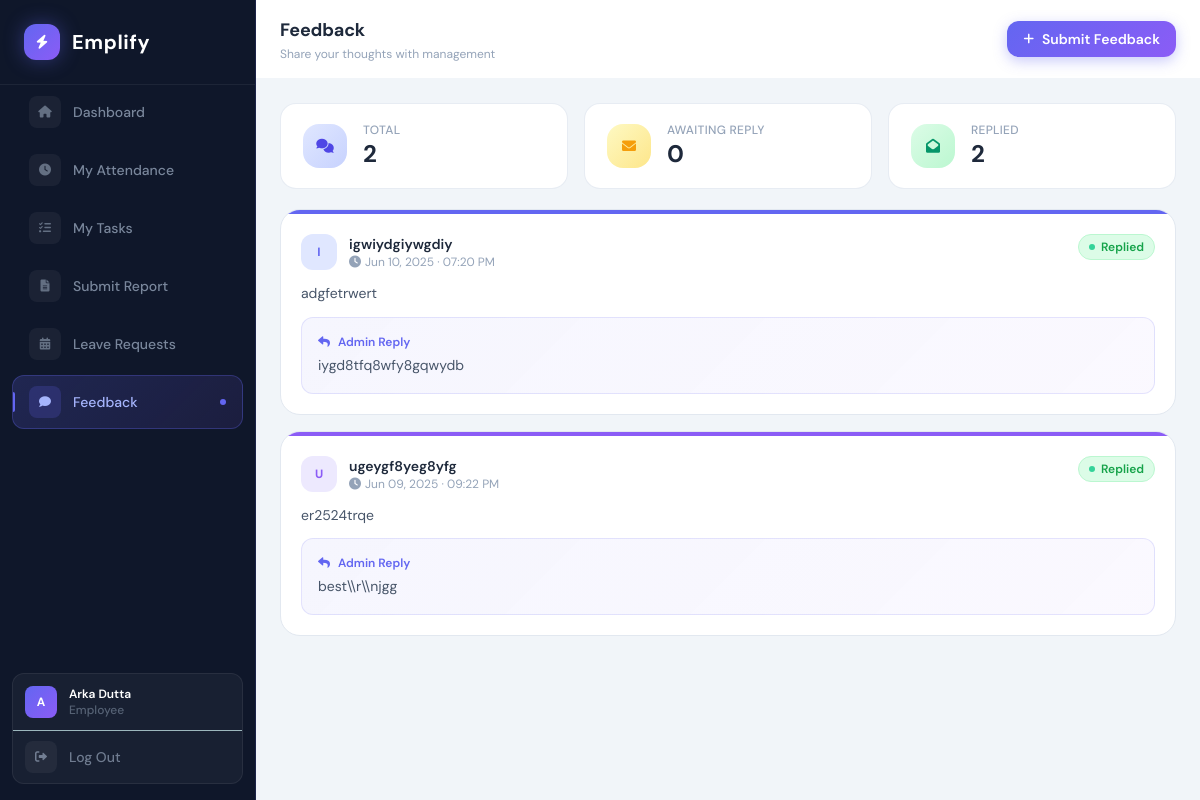
/employee/feedback.php (signed in), run on the app's committed database.
### tables this page shows
CREATE TABLE `feedback` (
  `feedback_id` int(11) NOT NULL,
  `emp_id` int(11) NOT NULL,
  `subject` varchar(255) NOT NULL,
  `message` text NOT NULL,
  `submitted_on` datetime DEFAULT current_timestamp(),
  `status` enum('unread','read') DEFAULT 'unread',
  `admin_comment` text DEFAULT NULL
);

### employee/feedback.php (the view, shortened to what this page needs)
<?php
require_once '../config/db.php';
$emp_id = $_SESSION['emp_id'];
$stmt = $conn->prepare("SELECT * FROM feedback WHERE emp_id = ? ORDER BY submitted_on DESC");
$stmt->bind_param('i', $emp_id);
$stmt->execute();
$feedbacks = $stmt->get_result()->fetch_all(MYSQLI_ASSOC);
$total  = count($feedbacks);
$unread = count(array_filter($feedbacks, fn($f) => $f['status'] === 'unread'));
$read   = $total - $unread;
?>
<!DOCTYPE html>
<html lang="en">
<head>
    <script src="https://cdn.tailwindcss.com"></script>
    <link rel="stylesheet" href="https://cdnjs.cloudflare.com/ajax/libs/font-awesome/6.0.0/css/all.min.css">
</head>
<body>
<?php include 'employee_sidebar.php'; ?>
<div class="main-area">
    <div class="flex items-center justify-between px-6 py-4 bg-white" style="border-bottom:1px solid #f1f5f9; min-height:64px;">
        <div>
            <h1 class="text-lg font-bold text-slate-800" style="letter-spacing:-0.2px;">Feedback</h1>
            <p class="text-xs text-slate-400 mt-0.5">Share your thoughts with management</p>
        </div>
        <button onclick="openModal('feedbackModal')"
                class="inline-flex items-center gap-2 text-sm font-semibold px-4 py-2 rounded-xl text-white transition-all"
                style="background:linear-gradient(135deg,#6366f1,#8b5cf6);box-shadow:0 4px 14px rgba(99,102,241,.35);"
                onmouseover="this.style.boxShadow='0 6px 20px rgba(99,102,241,.5)'"
                onmouseout="this.style.boxShadow='0 4px 14px rgba(99,102,241,.35)'">
            <i class="fas fa-plus text-xs"></i> Submit Feedback
        </button>
    </div>
    <div class="flex-1 overflow-y-auto p-6 space-y-5">
        <div class="grid grid-cols-1 sm:grid-cols-3 gap-4">
            <div class="stat-card flex items-center gap-4">
                <div class="w-11 h-11 rounded-2xl flex items-center justify-center flex-shrink-0" style="background:linear-gradient(135deg,#e0e7ff,#c7d2fe);">
                    <i class="fas fa-comments text-indigo-600 text-sm"></i>
                </div>
                <div><p class="text-xs font-medium text-slate-400 uppercase tracking-wide">Total</p><p class="text-2xl font-bold text-slate-800"><?php echo $total; ?></p></div>
            </div>
            <div class="stat-card flex items-center gap-4">
                <div class="w-11 h-11 rounded-2xl flex items-center justify-center flex-shrink-0" style="background:linear-gradient(135deg,#fef9c3,#fde68a);">
                    <i class="fas fa-envelope text-amber-500 text-sm"></i>
                </div>
                <div><p class="text-xs font-medium text-slate-400 uppercase tracking-wide">Awaiting Reply</p><p class="text-2xl font-bold text-slate-800"><?php echo $unread; ?></p></div>
            </div>
            <div class="stat-card flex items-center gap-4">
                <div class="w-11 h-11 rounded-2xl flex items-center justify-center flex-shrink-0" style="background:linear-gradient(135deg,#dcfce7,#bbf7d0);">
                    <i class="fas fa-envelope-open text-emerald-600 text-sm"></i>
                </div>
                <div><p class="text-xs font-medium text-slate-400 uppercase tracking-wide">Replied</p><p class="text-2xl font-bold text-slate-800"><?php echo $read; ?></p></div>
            </div>
        </div>
        <?php if (empty($feedbacks)): ?>
        <div class="flex flex-col items-center justify-center py-24">
            <div class="w-16 h-16 rounded-2xl flex items-center justify-center mb-4" style="background:#f1f5f9;">
                <i class="fas fa-comment-slash text-slate-300 text-2xl"></i>
            </div>
            <p class="text-slate-400 font-medium">No feedback submitted yet</p>
            <p class="text-slate-300 text-sm mt-1">Click "Submit Feedback" to share your thoughts</p>
        </div>
        <?php else: ?>
        <?php
        $accent_colors = [
            ['bg'=>'#e0e7ff','color'=>'#6366f1'],
            ['bg'=>'#ede9fe','color'=>'#8b5cf6'],
            ['bg'=>'#fce7f3','color'=>'#ec4899'],
            ['bg'=>'#fef9c3','color'=>'#d97706'],
            ['bg'=>'#dcfce7','color'=>'#10b981'],
            ['bg'=>'#dbeafe','color'=>'#3b82f6'],
        ];
        ?>
        <div class="space-y-4">
            <?php foreach ($feedbacks as $i => $fb):
                $ac     = $accent_colors[$i % count($accent_colors)];
                $hasReply = !empty($fb['admin_comment']);
            ?>
            <div class="feedback-card">
                <div class="h-1 w-full" style="background:<?php echo $hasReply ? $ac['color'] : '#f59e0b'; ?>;"></div>
                <div class="p-5 space-y-3">
                    <div class="flex items-start justify-between gap-3 flex-wrap">
                        <div class="flex items-center gap-3">
                            <div class="w-9 h-9 rounded-xl flex items-center justify-center flex-shrink-0 text-xs font-bold"
                                 style="background:<?php echo $ac['bg']; ?>;color:<?php echo $ac['color']; ?>;">
                                <?php echo strtoupper(substr($fb['subject'], 0, 1)); ?>
                            </div>
                            <div>
                                <p class="font-semibold text-slate-800 text-sm"><?php echo htmlspecialchars($fb['subject']); ?></p>
                                <p class="text-xs text-slate-400"><i class="fas fa-clock mr-1"></i><?php echo date('M d, Y · h:i A', strtotime($fb['submitted_on'])); ?></p>
                            </div>
                        </div>
                        <?php if ($hasReply): ?>
                        <span class="inline-flex items-center gap-1.5 text-xs font-semibold px-2.5 py-1 rounded-full" style="background:#dcfce7;color:#16a34a;border:1px solid #bbf7d0;">
                            <span class="w-1.5 h-1.5 rounded-full bg-emerald-400"></span>Replied
                        </span>
                        <?php else: ?>
                        <span class="inline-flex items-center gap-1.5 text-xs font-semibold px-2.5 py-1 rounded-full" style="background:#fef9c3;color:#d97706;border:1px solid #fde68a;">
                            <span class="w-1.5 h-1.5 rounded-full bg-amber-400 animate-pulse"></span>Pending
                        </span>
                        <?php endif; ?>
                    </div>
                    <p class="text-sm text-slate-600 leading-relaxed whitespace-pre-line"><?php echo htmlspecialchars($fb['message']); ?></p>
                    <?php if ($hasReply): ?>
                    <div class="p-4 rounded-xl" style="background:linear-gradient(135deg,rgba(99,102,241,0.06),rgba(139,92,246,0.04));border:1px solid rgba(99,102,241,0.15);">
                        <p class="text-xs font-semibold mb-1 flex items-center gap-2" style="color:#6366f1;">
                            <i class="fas fa-reply"></i> Admin Reply
                        </p>
                        <p class="text-sm text-slate-600 leading-relaxed whitespace-pre-line"><?php echo htmlspecialchars($fb['admin_comment']); ?></p>
                    </div>
                    <?php endif; ?>
                </div>
            </div>
            <?php endforeach; ?>
        </div>
        <?php endif; ?>
    </div>
</div>
</body>
</html>

### employee/feedback.php (style rules this page uses)
* { font-family: 'DM Sans', sans-serif; }
body { background: #f1f5f9; height: 100vh; overflow: hidden; }
.main-area { display: flex; flex-direction: column; height: 100vh; overflow: hidden; margin-left: 0; }
@media (min-width: 1024px) { .main-area { margin-left: 256px; } }
.stat-card { background:#fff; border:1px solid rgba(226,232,240,0.8); border-radius:16px; padding:18px 22px; transition:all .2s; }
.feedback-card { background:#fff; border:1px solid #e2e8f0; border-radius:20px; overflow:hidden; transition:box-shadow .2s, transform .2s; }

### data on the page
feedback: subject "I", subject "igwiydgiywgdiy", submitted_on "Jun 10, 2025 · 07:20 PM", shows "Replied", message "adgfetrwert", admin_comment "iygd8tfq8wfy8gqwydb"
feedback: subject "U", subject "ugeygf8yeg8yfg", submitted_on "Jun 09, 2025 · 09:22 PM", shows "Replied", message "er2524trqe", admin_comment "best\\\\r\\\\njgg"

### other printed values
$item['label'] "Dashboard"
$item['label'] "My Attendance"
$item['label'] "My Tasks"
$item['label'] "Submit Report"
$item['label'] "Leave Requests"
$item['label'] "Feedback"
substr($_SESSION['name'], 0, 1) "A"
$_SESSION['name'] "Arka Dutta"
$total "2"
$unread "0"
$read "2"
